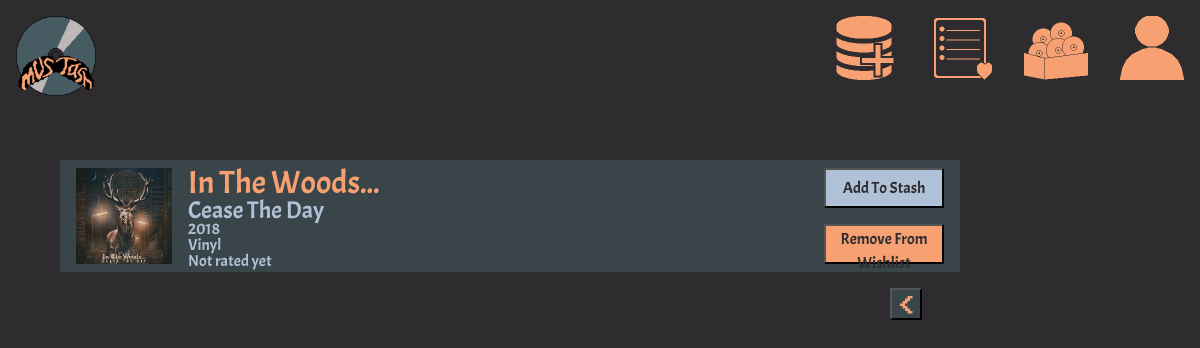
The app's page /wishlist/2 (signed in) with its own data.
### flaskStash/database.py (models this page shows, shortened)
class Albums(db.Model):
    id = db.Column(db.Integer, primary_key=True)
    name = db.Column(db.String(50), nullable=False)
    year = db.Column(db.Integer, nullable=False)
    image_file=db.Column(db.String(1000), unique=False, nullable=False)
    artist_id = db.Column(db.Integer, db.ForeignKey(Artists.id), nullable=False)
    user_catalog = db.relationship('User_Catalogs', backref='album', lazy=True)
    user_wishlist = db.relationship('User_Wishlists', backref='album', lazy=True)
    tracklist = db.relationship('Tracklists', backref='album', lazy=True)
    formats = db.relationship('Formats', backref='album', lazy=True)

class Artists(db.Model):
    id = db.Column(db.Integer, primary_key=True)
    name = db.Column(db.String(50), nullable=False, unique=True)
    albums = db.relationship('Albums', backref='artist', lazy=True)

class Formats(db.Model):
    id = db.Column(db.Integer, primary_key=True)
    name=db.Column(db.String, nullable=False)
    album_id=db.Column(db.Integer, db.ForeignKey(Albums.id), nullable=False)
    user_catalog = db.relationship('User_Catalogs', backref='catalog_format', lazy=True)
    user_wishlist = db.relationship('User_Wishlists', backref='wishlist_format', lazy=True)

### flaskStash/routes.py (the view)
@app.route('/wishlist/<int:page>')
@login_required
def wishlist(page):
    page=int(page)
    form=SearchForm()
    album_basic_results=db.engine.execute(text(f"SELECT albums.id, albums.name, albums.year, albums.image_file, artists.name, formats.name, formats.id FROM artists INNER JOIN albums ON albums.artist_id=artists.id INNER JOIN formats ON albums.id=formats.album_id INNER JOIN user__wishlists ON user__wishlists.format=formats.id WHERE user__wishlists.user_id={current_user.id} ORDER BY user__wishlists.purchase_priority DESC"))
    album_basic_results=[row for row in album_basic_results]
    album_ratings=db.engine.execute(text("SELECT albums.id, user__catalogs.id, user__catalogs.format, user__catalogs.user_id, user__catalogs.overall_rating FROM albums INNER JOIN user__catalogs ON user__catalogs.album_id=albums.id"))
    album_ratings=[row for row in album_ratings]
    album_wishlist=db.engine.execute(text("SELECT albums.id, user__wishlists.id, user__wishlists.format, user__wishlists.user_id FROM albums INNER JOIN user__wishlists ON user__wishlists.album_id=albums.id"))
    album_wishlist=[row for row in album_wishlist]
    rating=db.session.query(func.avg(User_Catalogs.overall_rating), func.count(User_Catalogs.overall_rating))
    stash=User_Catalogs.query
    wishlist=User_Wishlists.query
    if form.validate_on_submit:
        if form.searched.data:
            print('here')
            return redirect(url_for('search', page=1, query=form.searched.data))
    return render_template('wishlist.html', title='Mu Stach || My Wishlist', form=form, page=page, album_basic_results=album_basic_results, album_ratings=album_ratings, album_wishlist=album_wishlist, db=db, text=text, current_user=current_user, rating=rating, User_Catalogs=User_Catalogs, User_Wishlists=User_Wishlists, stash=stash, wishlist=wishlist, len=len(album_basic_results), source='wishlist' )

### flaskStash/database.py (called while the page is built)
@login_manager.user_loader
def load_user(user_id):
    return Users.query.get(int(user_id))

### flaskStash/templates/wishlist.html (shortened to what this page needs)
{% extends 'resultsTemplate.html' %}
{% block body %}
{% block content %}
{% if exists1==True %}
    {% if exists2==False %}
        {% if page!=1 %}
            <a href="{{ url_for('wishlist', page=(page-1)) }}"><button class="previous" id="prev1">&lt;</button></a>
        {% endif %}
{% endif %}
{% endif %}
{% endblock %}
{% endblock %}

### flaskStash/templates/resultsTemplate.html (shortened to what this page needs)
<!DOCTYPE html>
<html lang="en">
    <head>
        <link rel="stylesheet" href="https://maxcdn.bootstrapcdn.com/bootstrap/4.0.0/css/bootstrap.min.css">
        <link rel="stylesheet" href="{{ url_for('static', filename='main.css') }}">
    </head>
    <body>
        {% if current_user.is_authenticated %}
        <header>
            <a href ="{{ url_for('homepage', page=1) }}">
                <icon title="Homepage" id="logo"></icon>
            </a>
            <a href ="{{ url_for('profile') }}">
                <icon title="My Profile" id="profile"></icon>
            </a>
            <a href ="{{ url_for('stash', page=1) }}">
                <icon title="My Stash" id="collection"></icon>
            </a>
            <a href ="{{ url_for('wishlist', page=1) }}">
                <icon title="My Wishlist" id="wishlist"></icon>
            </a>
            <a href ="{{ url_for('addToDatabase') }}">
                <icon title="Add to Database" id="addToDatabase"></icon>
            </a>
        </header>
        {% else %}
        <meta http-equiv="Refresh" content="0; url='{{ url_for('login') }}'" />
        {% endif %}
        {% if album_basic_results[0+((page-1)*10)] %}
        {% set exists1 = True %}
        {% else %}
        {% set exists1 = False %}
        {% endif %}
        {% if album_basic_results[1+((page-1)*10)] %}
        {% set exists2 = True %}
        {% else %}
        {% set exists2 = False %}
        {% endif %}
        {% if album_basic_results[2+((page-1)*10)] %}
        {% set exists3 = True %}
        {% else %}
        {% set exists3 = False %}
        {% endif %}
        {% if album_basic_results[3+((page-1)*10)] %}
        {% set exists4 = True %}
        {% else %}
        {% set exists4 = False %}
        {% endif %}
        {% if album_basic_results[4+((page-1)*10)] %}
        {% set exists5 = True %}
        {% else %}
        {% set exists5 = False %}
        {% endif %}
        {% if album_basic_results[5+((page-1)*10)] %}
        {% set exists6 = True %}
        {% else %}
        {% set exists6 = False %}
        {% endif %}
        {% if album_basic_results[6+((page-1)*10)] %}
        {% set exists7 = True %}
        {% else %}
        {% set exists7 = False %}
        {% endif %}
        {% if album_basic_results[7+((page-1)*10)] %}
        {% set exists8 = True %}
        {% else %}
        {% set exists8 = False %}
        {% endif %}
        {% if album_basic_results[8+((page-1)*10)] %}
        {% set exists9 = True %}
        {% else %}
        {% set exists9 = False %}
        {% endif %}
        {% if album_basic_results[9+((page-1)*10)] %}
        {% set exists10 = True %}
        {% else %}
        {% set exists10 = False %}
        {% endif %}
        {% if exists1==True %}
            <div class="album_display" id="album_display1">
                <img class="rt_art" src="../static/AlbumArt/{{album_basic_results[0+((page-1)*10)][3]}}">
                <h1 class="rt_artist">{{ album_basic_results[0+((page-1)*10)][4] }}</h1>
                <h2 class="rt_album">{{ album_basic_results[0+((page-1)*10)][1] }}</h2>
                <h3 class="rt_year">{{ album_basic_results[0+((page-1)*10)][2] }}</h3>
                <h3 class="rt_format">{{ album_basic_results[0+((page-1)*10)][5] }}</h3>
                <h3 class="rt_rating">
                    {% if rating.filter(User_Catalogs.album_id==album_basic_results[0+((page-1)*10)][0]).first()[0] == 0 %}
                        Not rated yet
                    {% elif rating.filter(User_Catalogs.album_id==album_basic_results[0+((page-1)*10)][0]).first()[0] %}
                        {{ "%0.2f" | format(rating.filter(User_Catalogs.album_id==album_basic_results[0+((page-1)*10)][0]).first()[0] | float) }}/5 Stars Overall ({{rating.filter(User_Catalogs.album_id==album_basic_results[0+((page-1)*10)][0]).first()[1]}} reviews)
                    {% else %}
                    Not rated yet
                    {% endif %}
                </h3>
                {% if stash.filter(User_Catalogs.format==album_basic_results[0+((page-1)*10)][6], User_Catalogs.user_id==current_user.id).first() %}
                <a href ="{{ url_for('remove_stash', format_id=album_basic_results[0+((page-1)*10)][6]) }}"><button class="stash-btn remove">Remove From Stash</button></a>
                {% else %}
                    <a href ="{{ url_for('add_stash', format_id=album_basic_results[0+((page-1)*10)][6]) }}"><button class="stash-btn">Add To Stash</button></a>
                    {% if wishlist.filter(User_Wishlists.format==album_basic_results[0+((page-1)*10)][6], User_Wishlists.user_id==current_user.id).first() %}
                        <a href ="{{ url_for('remove_wishlist', format_id=album_basic_results[0+((page-1)*10)][6]) }}"><button class="wishlist-btn remove">Remove From Wishlist</button></a>
                     {% else %}
                        <a href ="{{ url_for('add_wishlist', format_id=album_basic_results[0+((page-1)*10)][6]) }}"><button class="wishlist-btn">Add To Wishlist</button></a>
                     {% endif %}
                {% endif %}
            </div>
        {% endif %}
        {% block body %}
        {% endblock %}
    </body>
    </html>

### flaskStash/Static/main.css (style rules this page uses)
body { margin:0; font-family: 'normal'; background-color: #2e2c2f ; color: #afc1d6; width: 100vw; }
#logo { width: 10vh; height: 10vh; position: absolute; top: 2vh; left: 2vh; background-image: url('./Photos/Icon.png'); background-position: center; background-size: cover; cursor:pointer; }
#profile { width: 8vh; height: 8vh; position: absolute; top: 2vh; right: 2vh; background-image: url('./Photos/profile.png'); background-position: center; background-size: cover; cursor:pointer; }
#collection { width: 8vh; height: 8vh; position: absolute; top: 2vh; right: 14vh; background-image: url('./Photos/Collection.png'); background-position: center; background-size: cover; cursor:pointer; }
#wishlist { width: 8vh; height: 8vh; position: absolute; top: 2vh; right: 26vh; background-image: url('./Photos/Wishlist.png'); background-position: center; background-size: cover; cursor:pointer; }
#addToDatabase { width: 8vh; height: 8vh; position: absolute; top: 2vh; right: 38vh; background-image: url('./Photos/Add-to-database.png'); background-position: center; background-size: cover; cursor:pointer; }
.album_display { position:absolute; height: 14vh; width:75vw; background-color: #394549; left: 5vw; }
.rt_art { position:absolute; top: 1vh; left: 2vh; height:12vh; width: 12vh; background-position: center; background-size: cover; }
.rt_artist { position:absolute; left: 16vh; top: .5vh; font-size: 4vh; color:#f7a072; }
.rt_album { position:absolute; left: 16vh; top: 4.5vh; font-size: 3vh; }
.rt_year { position:absolute; left: 16vh; top: 7.5vh; font-size: 2vh; }
.rt_format { position:absolute; left: 16vh; top: 9.5vh; font-size: 2vh; }
.rt_rating { position:absolute; left: 16vh; top: 11.5vh; font-size: 2vh; }
.stash-btn { position:absolute; right: 2vh; top:1vh; height: 5vh; width: 10vw; background-color: #afc1d6; color:#2e2c2f }
.wishlist-btn { position:absolute; right: 2vh; bottom:1vh; height: 5vh; width: 10vw; background-color: #afc1d6; color:#2e2c2f }
.remove { background-color: #f7a072; }
#album_display1 { top:20vh; }
.previous { position:absolute; height: 4vh; width: 4vh; color:#f7a072; background-color: #394549; font-family: 'Pixel'; font-size: 2.5vh; right: calc(19.2vw + 6vh); }
#prev1 { top: 36vh; }

### records on screen
Albums: image_file (picture), name "Cease The Day", year "2018"
Artists: name "In The Woods..."
Formats: name "Vinyl"
